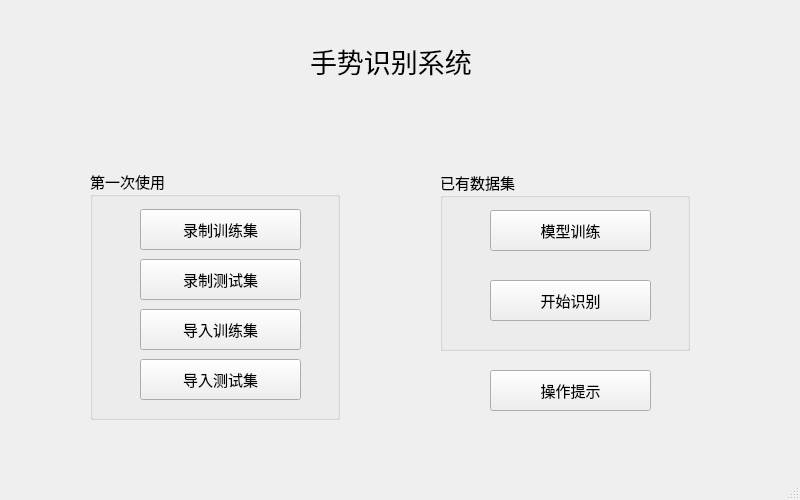
<?xml version="1.0" encoding="UTF-8"?>
<ui version="4.0">
 <class>MainWindow</class>
 <widget class="QMainWindow" name="MainWindow">
  <property name="geometry">
   <rect>
    <x>0</x>
    <y>0</y>
    <width>800</width>
    <height>500</height>
   </rect>
  </property>
  <property name="windowTitle">
   <string>手势识别系统</string>
  </property>
  <widget class="QWidget" name="centralwidget">
   <widget class="QGroupBox" name="groupBox_FirstUse">
    <property name="geometry">
     <rect>
      <x>90</x>
      <y>169</y>
      <width>250</width>
      <height>251</height>
     </rect>
    </property>
    <property name="font">
     <font>
      <family>AcadEref</family>
      <pointsize>11</pointsize>
     </font>
    </property>
    <property name="title">
     <string>第一次使用</string>
    </property>
    <property name="alignment">
     <set>Qt::AlignLeading|Qt::AlignLeft|Qt::AlignTop</set>
    </property>
    <property name="flat">
     <bool>false</bool>
    </property>
    <widget class="QPushButton" name="pushButton_MakeTrain">
     <property name="geometry">
      <rect>
       <x>50</x>
       <y>40</y>
       <width>161</width>
       <height>41</height>
      </rect>
     </property>
     <property name="text">
      <string>录制训练集</string>
     </property>
    </widget>
    <widget class="QPushButton" name="pushButton_ChooseTrain">
     <property name="geometry">
      <rect>
       <x>50</x>
       <y>140</y>
       <width>161</width>
       <height>41</height>
      </rect>
     </property>
     <property name="text">
      <string>导入训练集</string>
     </property>
    </widget>
    <widget class="QPushButton" name="pushButton_MakeTest">
     <property name="geometry">
      <rect>
       <x>50</x>
       <y>90</y>
       <width>161</width>
       <height>41</height>
      </rect>
     </property>
     <property name="text">
      <string>录制测试集</string>
     </property>
    </widget>
    <widget class="QPushButton" name="pushButton_ChooseTest">
     <property name="geometry">
      <rect>
       <x>50</x>
       <y>190</y>
       <width>161</width>
       <height>41</height>
      </rect>
     </property>
     <property name="text">
      <string>导入测试集</string>
     </property>
    </widget>
   </widget>
   <widget class="QGroupBox" name="groupBox_AlreadyHas">
    <property name="geometry">
     <rect>
      <x>440</x>
      <y>170</y>
      <width>250</width>
      <height>181</height>
     </rect>
    </property>
    <property name="font">
     <font>
      <family>AcadEref</family>
      <pointsize>11</pointsize>
     </font>
    </property>
    <property name="title">
     <string>已有数据集</string>
    </property>
    <property name="alignment">
     <set>Qt::AlignLeading|Qt::AlignLeft|Qt::AlignTop</set>
    </property>
    <property name="flat">
     <bool>false</bool>
    </property>
    <widget class="QPushButton" name="pushButton_TrainModel">
     <property name="geometry">
      <rect>
       <x>50</x>
       <y>40</y>
       <width>161</width>
       <height>41</height>
      </rect>
     </property>
     <property name="text">
      <string>模型训练</string>
     </property>
    </widget>
    <widget class="QPushButton" name="pushButton_StartUse">
     <property name="geometry">
      <rect>
       <x>50</x>
       <y>110</y>
       <width>161</width>
       <height>41</height>
      </rect>
     </property>
     <property name="text">
      <string>开始识别</string>
     </property>
    </widget>
   </widget>
   <widget class="QLabel" name="label_Welcome">
    <property name="geometry">
     <rect>
      <x>310</x>
      <y>40</y>
      <width>171</width>
      <height>41</height>
     </rect>
    </property>
    <property name="font">
     <font>
      <family>AcadEref</family>
      <pointsize>20</pointsize>
     </font>
    </property>
    <property name="text">
     <string>手势识别系统</string>
    </property>
   </widget>
   <widget class="QPushButton" name="pushButton_Tips">
    <property name="geometry">
     <rect>
      <x>490</x>
      <y>370</y>
      <width>161</width>
      <height>41</height>
     </rect>
    </property>
    <property name="font">
     <font>
      <family>AcadEref</family>
      <pointsize>11</pointsize>
     </font>
    </property>
    <property name="text">
     <string>操作提示</string>
    </property>
   </widget>
  </widget>
  <widget class="QStatusBar" name="statusbar"/>
 </widget>
 <resources/>
 <connections/>
</ui>
